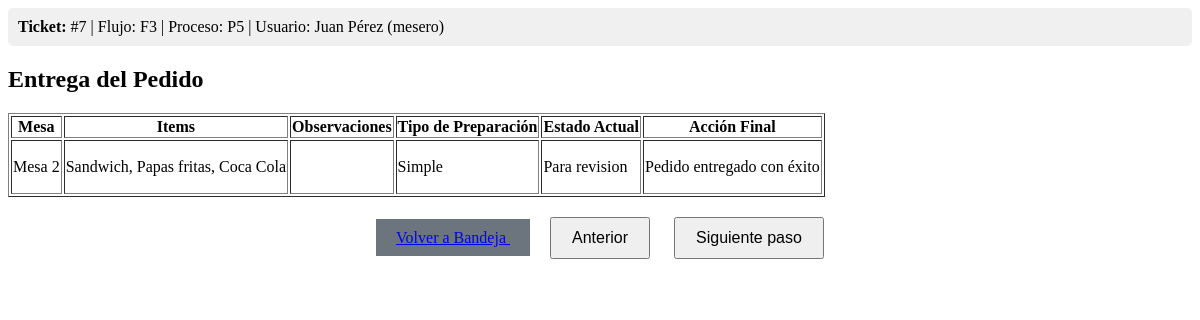
Page /inicial.php?flujo=F3&proceso=P5&ticket=7 (signed in) on the committed database.
### tables this page shows
CREATE TABLE pedidos (
    id INT AUTO_INCREMENT PRIMARY KEY,
    mesa_id INT NOT NULL,
    items TEXT NOT NULL,
    observaciones TEXT,
    estado ENUM('pendiente', 'en_preparacion', 'en_cocina', 'para_revision', 'para_facturar', 'completado') NOT NULL,
    mesero VARCHAR(50) NOT NULL,
    fecha_creacion DATETIME DEFAULT CURRENT_TIMESTAMP,
    FOREIGN KEY (mesa_id) REFERENCES mesas(id)
);

CREATE TABLE mesas (
    id INT AUTO_INCREMENT PRIMARY KEY,
    nombre VARCHAR(50) NOT NULL,
    capacidad INT NOT NULL,
    estado ENUM('libre', 'ocupada') DEFAULT 'libre'
);

### entrega.inc.php (the view, shortened to what this page needs)
<h2>Entrega del Pedido</h2>
<?php
$pedido_actual = null;
if ($ticket > 0) {
    $query = "SELECT p.*, m.nombre as nombre_mesa FROM pedidos p
    JOIN mesas m ON p.mesa_id = m.id
    WHERE p.id = $ticket";
    $result = mysqli_query($con, $query);
    if ($result && mysqli_num_rows($result) > 0) {
        $pedido_actual = mysqli_fetch_assoc($result);
    }
}
if ($pedido_actual):
?>
<table border="1">
    <tr>
        <th>Mesa</th>
        <th>Items</th>
        <th>Observaciones</th>
        <th>Tipo de Preparación</th>
        <th>Estado Actual</th>
        <th>Acción Final</th>
    </tr>
    <tr>
        <td><?php echo htmlspecialchars($pedido_actual["nombre_mesa"]); ?></td>
        <td><?php echo nl2br(htmlspecialchars($pedido_actual["items"])); ?></td>
        <td><?php echo nl2br(htmlspecialchars($pedido_actual["observaciones"])); ?></td>
        <td><?php echo ucfirst(htmlspecialchars($pedido_actual["tipo_preparacion"])); ?></td>
        <td><?php echo ucfirst(str_replace('_', ' ', htmlspecialchars($pedido_actual["estado"]))); ?></td>
        <td>
            <p>Pedido entregado con éxito</p>
        </td>
    </tr>
</table>
<?php else: ?>
<div class="alert alert-warning">
    No hay pedidos para entrega en este proceso.
</div>
<?php endif; ?>

### rows in the picture
pedidos: mesa.nombre "Mesa 2", items "Sandwich, Papas fritas, Coca Cola", tipo_preparacion "Simple", estado "Para revision"

### other values in the picture
$ticket "7"
$flujo "F3"
$proceso "P5"
$_SESSION["nombre"] "Juan Pérez"
$_SESSION["rol"] "mesero"
$texto_boton_siguiente "Siguiente paso"
